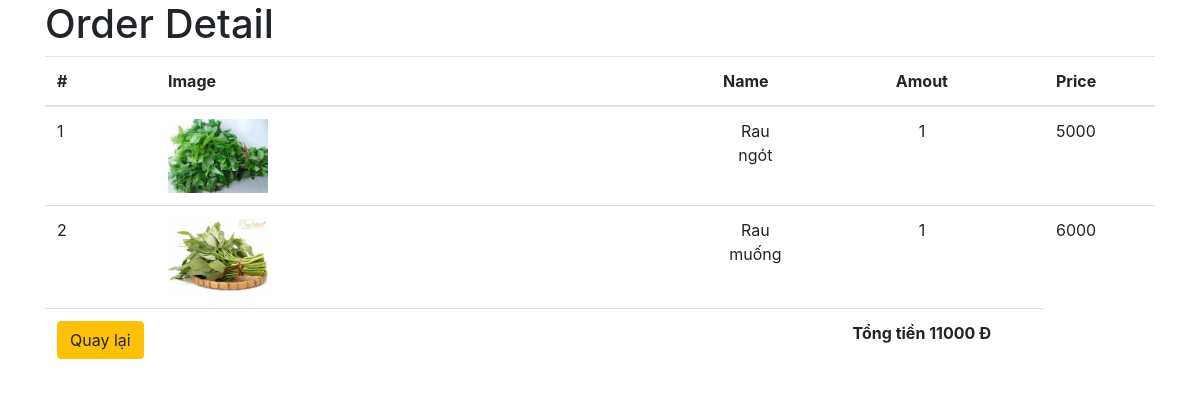
The app's page /cart/detail.php?OrderID=9 (signed in) with its own data.
### tables this page shows
CREATE TABLE `orderdetail` (
  `OrderID` int(10) UNSIGNED NOT NULL,
  `VegetableID` int(10) NOT NULL,
  `Quantity` tinyint(4) NOT NULL,
  `Price` float NOT NULL
);

CREATE TABLE `vegetable` (
  `VegetableID` int(10) NOT NULL,
  `CategoryID` int(10) NOT NULL,
  `VegetableName` varchar(30) NOT NULL,
  `Unit` varchar(20) NOT NULL,
  `Amount` int(10) NOT NULL,
  `Image` varchar(50) NOT NULL,
  `Price` float NOT NULL
);

### vegetable/connection.php (called while the page is built, shortened)
<?php
$host = "localhost";
$user = "root";
$password = "";
$database = "market";
$con = mysqli_connect($host, $user, $password, $database);
return $con;

### class/order.php (called while the page is built, shortened)
<?php
class order
{
    public static function getOrderDetail($orderid)
    {
        include "../vegetable/connection.php";
        $querysql = mysqli_query($con, "SELECT * FROM orderdetail WHERE OrderID = '$orderid'");
        if (mysqli_num_rows($querysql) > 0) {
            return $querysql;
        }
        return null;
    }
}

### class/vegetable.php (called while the page is built, shortened)
<?php
class vegetable
{
    public static function getListByVegeID($vegeID)
    {
        include "../vegetable/connection.php";
        $sanpham = mysqli_query($con, "SELECT * FROM vegetable WHERE VegetableID = '$vegeID'");
        if (mysqli_num_rows($sanpham) > 0) {
            return $sanpham;
        }
        return null;
    }
}

### cart/detail.php (the view, shortened to what this page needs)
<!DOCTYPE html>
<html lang="en">
<head>
    <link rel="stylesheet" href="../css/bootstrap.css">
    <link rel="stylesheet" href="../css/main.css">
</head>
<body>
    <?php
    require '../class/order.php';
    require '../class/vegetable.php';
    ?>
    <div class="container">
        <?php
        if (!empty($_SESSION['iduser']) && isset($_GET['OrderID'])) {
        ?>
            <h1>Order Detail</h1>
            <table id="cart" class="table table-hover table-condensed">
                <thead>
                    <tr>
                        <th style="width:10%">#</th>
                        <th style="width:50%">Image</th>
                        <th style="width:8%">Name</th>
                        <th style="width:22%" class="text-center">Amout</th>
                        <th style="width:10%">Price</th>
                    </tr>
                </thead>
                <tbody>
                    <?php
                    $detail = order::getOrderDetail($_GET['OrderID']);
                    if ($detail != null) {
                        $stt = 1;
                        $sum = 0;
                        while ($row = mysqli_fetch_assoc($detail)) {
                            $lisveg = vegetable::getListByVegeID($row['VegetableID']);
                            $vegetable = mysqli_fetch_assoc($lisveg);
                            $sum += $row['Price'];
                    ?>
                            <tr>
                                <td data-th="STT"><?= $stt++ ?></td>
                                <td data-th="Product">
                                    <div class="row">
                                        <div class="col-sm-2 hidden-xs"><img src="../images/<?= $vegetable['Image'] ?>" alt="Sản phẩm 1" class="img-responsive" width="100"></div>
                                    </div>
                                </td>
                                <td data-th="Quantity" class="text-center"><?= $vegetable['VegetableName'] ?>
                                </td>
                                <td data-th="Subtotal" class="text-center"><?= $row['Quantity'] ?></td>
                                <td class="actions" data-th=""><?= $row['Price'] ?></td>
                            </tr>
                    <?php }
                    } ?>
                </tbody>
                <tfoot>
                    <tr>
                        <td><a href="javascript:history.back()" class="btn btn-warning"><i class="fa fa-angle-left"></i>Quay lại</a>
                        </td>
                        <td colspan="2" class="hidden-xs"> </td>
                        <td class="hidden-xs text-center"><strong>Tổng tiền <?= $sum ?> Đ</strong>
                        </td>
                    </tr>
                </tfoot>
            </table>
        <?php } else { ?>
            <h1>Bạn chưa được sử dụng chức năng này</h1>
            <a href="javascript:history.back()">Quay lại</a>
        <?php } ?>
    </div>
</body>
</html>

### css/main.css (style rules this page uses)
* { margin: 0; padding: 0; }

### records on screen
orderdetail: VegetableID.Image (picture), VegetableID.VegetableName "Rau ngót", Quantity "1", Price "5000"
orderdetail: VegetableID.Image (picture), VegetableID.VegetableName "Rau muống", Quantity "1", Price "6000"

### other values on screen
$sum "11000"
